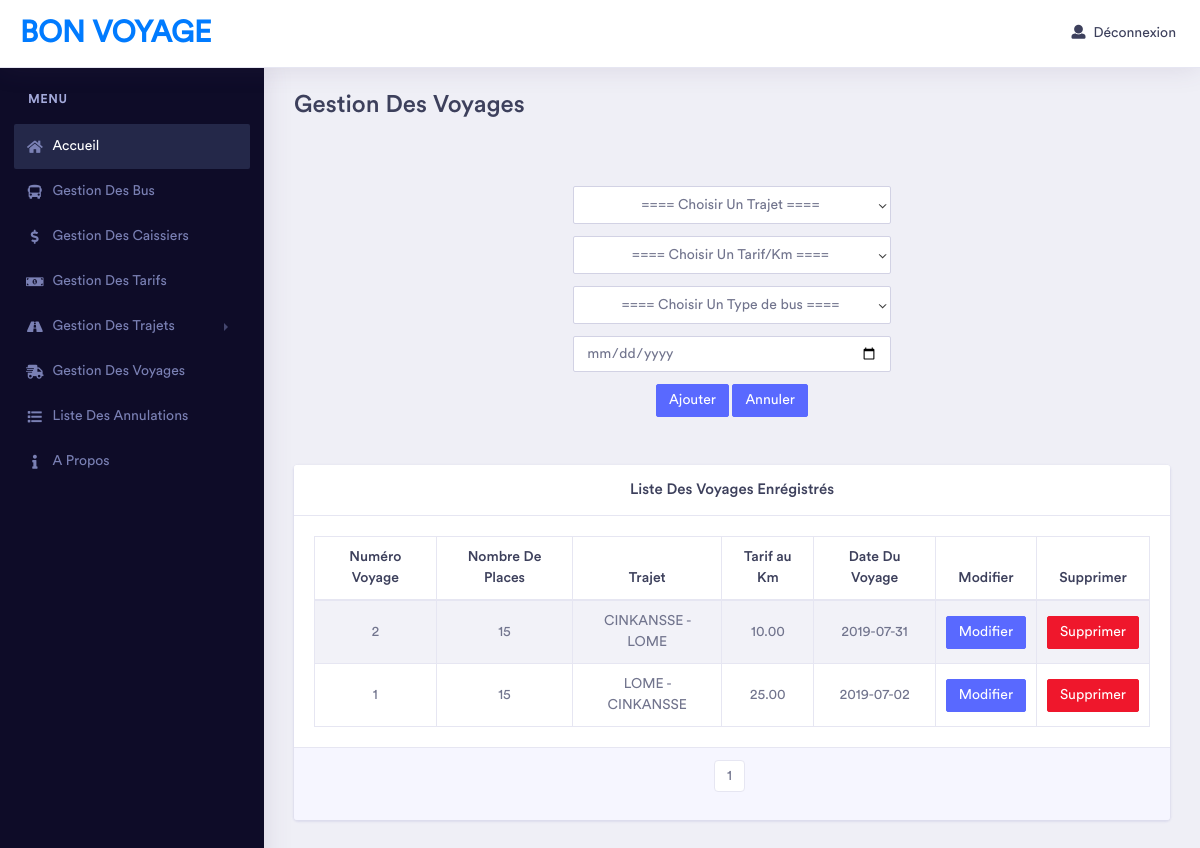
The app's page /admin/pages/gestionVoyages.php with its own data.
### tables this page shows
CREATE TABLE `voyages` (
  `numVoyage` int(11) NOT NULL,
  `nbPlacesDispo` int(11) DEFAULT NULL,
  `dateVoyage` date DEFAULT NULL,
  `dateModifVoyage` datetime DEFAULT NULL,
  `dateCreation` datetime DEFAULT NULL,
  `statutVoyage` tinyint(1) DEFAULT '1',
  `numRes` int(11) NOT NULL,
  `numTrajet` int(11) NOT NULL,
  `numBus` int(11) NOT NULL,
  `numTarif` int(11) NOT NULL
);

CREATE TABLE `bus` (
  `numBus` int(11) NOT NULL,
  `marqueBus` varchar(30) DEFAULT NULL,
  `nbPlacesBus` int(2) DEFAULT NULL,
  `statutBus` tinyint(1) DEFAULT '1',
  `dateModifBus` datetime DEFAULT NULL
);

CREATE TABLE `trajets` (
  `numTrajet` int(11) NOT NULL,
  `libVilleDepTrajet` varchar(20) DEFAULT NULL,
  `libVilleArrTrajet` varchar(20) DEFAULT NULL,
  `distTotalTrajet` double DEFAULT NULL,
  `dateModifTrajet` datetime DEFAULT NULL,
  `statutTrajet` tinyint(1) DEFAULT '1',
  `numRes` int(11) NOT NULL
);

CREATE TABLE `tarifs` (
  `numTarif` int(11) NOT NULL,
  `valeurTarif` decimal(8,2) DEFAULT NULL,
  `numRes` int(11) NOT NULL,
  `dateCreationTarif` date DEFAULT NULL,
  `statutTarif` tinyint(1) DEFAULT '1',
  `dateModifTarif` datetime DEFAULT NULL
);

### admin/pages/gestionVoyages.php (the view, shortened to what this page needs)
<?php
    $dsn = 'mysql:dbname=bonvoyage;host=localhost';
    $user = 'root';
    $pswd = '';
    try {
        $db = new PDO($dsn, $user, $pswd);
    } catch (PDOException $e) {
        die(' Erreur : '.$e -> getMessage());
    }
    $nb_element_par_page = 4 ;
    $req = $db -> prepare("SELECT * from voyages where statutVoyage = 1");
    $req -> execute();
    $nombre_resultat_renvoye = $req -> rowCount();
    $nombre_page = ceil($nombre_resultat_renvoye / $nb_element_par_page);
    if( isset($_GET['page']) ){
       $page = $_GET['page'];
    }else{
      $page = 1;
    }
    $premier_resultat_sur_la_page=($page - 1)*$nb_element_par_page;
    $stmt ="SELECT voyages.numVoyage as a,
                   bus.nbPlacesBus as b,
                   trajets.libVilleDepTrajet as c_1,
                   trajets.libVilleArrTrajet as c_2,
                   tarifs.valeurTarif as d,
                   voyages.dateVoyage as e
            FROM voyages
            INNER JOIN bus
            ON voyages.numBus = bus.numBus
            INNER JOIN trajets
            ON voyages.numTrajet = trajets.numTrajet
            INNER JOIN tarifs
            ON voyages.numTarif = tarifs.numTarif
            WHERE voyages.statutVoyage = 1
            ORDER BY voyages.dateCreation DESC
            lIMIT $premier_resultat_sur_la_page, $nb_element_par_page";
    $req6 = $db -> prepare($stmt);
    $req6 -> execute();
?>
<!doctype html>
<html>
<head>
   <link rel="stylesheet" href="../../assets/vendor/bootstrap/css/bootstrap.min.css">
    <link href="../../assets/vendor/fonts/circular-std/style.css" rel="stylesheet">
    <link rel="stylesheet" href="../../assets/libs/css/style.css">
    <link rel="stylesheet" href="../../assets/vendor/fonts/fontawesome/css/fontawesome-all.css">
    <link rel="stylesheet" href="../../assets/vendor/charts/chartist-bundle/chartist.css">
    <link rel="stylesheet" href="../../assets/vendor/charts/morris-bundle/morris.css">
    <link rel="stylesheet" href="../../assets/vendor/fonts/material-design-iconic-font/css/materialdesignicons.min.css">
    <link rel="stylesheet" href="../../assets/vendor/charts/c3charts/c3.css">
    <link rel="stylesheet" href="../../assets/vendor/fonts/flag-icon-css/flag-icon.min.css">
</head>
<body>
    <div class="dashboard-main-wrapper">
        <div class="dashboard-header">
            <nav class="navbar navbar-expand-lg bg-white fixed-top " >
                <a class="navbar-brand" href="private.php">Bon Voyage</a>
                <div class="collapse navbar-collapse " id="navbarSupportedContent">
                    <ul class="navbar-nav ml-auto navbar-right-top">
                        <li class="nav-item dropdown nav-user">
                            <a class="dropdown-item" href="deconnexionAdmin.php"><i class="fas fa-user mr-2"></i>Déconnexion</a>
                        </li>
                    </ul>
                </div>
            </nav>
        </div>
        <div class="nav-left-sidebar sidebar-dark">
            <div class="menu-list">
                <nav class="navbar navbar-expand-lg navbar-light">
                    <div class="collapse navbar-collapse" id="navbarNav">
                        <ul class="navbar-nav flex-column">
                           <li class="nav-divider">
                                Menu
                            </li>
                            <li class="nav-item">
                                <a class="nav-link active" href="private.php"  aria-expanded="false"><i class="fa fa-fw fa-home"></i>Accueil</a>
                            </li>
                             <li class="nav-item">
                                <a class="nav-link" href="gestionBus.php"  aria-expanded="false"><i class="fa fa-fw fas fa-bus"></i>Gestion Des Bus</a>
                            </li>
                            <li class="nav-item">
                                <a class="nav-link" href="gestionCaisiers.php"  aria-expanded="false"><i class="fa fa-fw fa-dollar-sign"></i>Gestion Des Caissiers</a>
                            </li>
                             <li class="nav-item">
                                <a class="nav-link" href="gestionTarifs.php"  aria-expanded="false"><i class="fa fa-fw fa-money-bill-alt"></i>Gestion Des Tarifs</a>
                            </li>
                            <li class="nav-item">
                                <a class="nav-link" href="#" data-toggle="collapse" aria-expanded="false" data-target="#submenu-1-2" aria-controls="submenu-1-2"><i class="fa fa-fw fa-road"></i>Gestion Des Trajets</a>
                            </li>
                            <li class="nav-item">
                                <a class="nav-link" href="#"  aria-expanded="false"><i class="fa fa-fw fa-shipping-fast"></i>Gestion Des Voyages</a>
                            </li>
                            <li class="nav-item">
                                <a class="nav-link" href="listeAnnulation.php"  aria-expanded="false"><i class="fa fa-fw fa-list"></i>Liste Des Annulations</a>
                            </li>
                            <li class="nav-item">
                                <a class="nav-link" href="apropos.php"  aria-expanded="false"><i class="fa fa-fw fa-info"></i>A Propos</a>
                            </li>
                        </ul>
                    </div>
                </nav>
            </div>
        </div>
        <div class="dashboard-wrapper">
                <div class="container-fluid dashboard-content ">
                     <div class="row">
                        <div class="col-xl-12 col-lg-12 col-md-12 col-sm-12 col-12">
                            <div class="page-header">
                                <h2 class="pageheader-title">Gestion Des Voyages</h2>
                            </div>
                        </div>
                    </div>
                    <div class="row justify-content-md-center" style="margin: 2%;">
                         <div class="col-12 text-center">
                        </div>
                    </div>
                    <div class="row justify-content-md-center">
                        <div class="col-5">
                            <form action="traitVoyage.php" method="POST" id="formVoyage">
                                <div class="form-group">
                                    <div class="col-sm-12">
                                         <select name="valeurTRV" id="valeurTRV" class="form-control">
                                            <option value="0" class="d-none" >==== Choisir Un Trajet ====</option>
                                        </select>
                                    </div>
                                </div>
                                <div class="form-group">
                                    <div class="col-sm-12">
                                         <select name="valeurTA" id="valeurTA" class="form-control">
                                            <option value="0" class="d-none" >==== Choisir Un Tarif/Km ====</option>
                                        </select>
                                    </div>
                                </div>
                                <div class="form-group">
                                    <div class="col-sm-12">
                                         <select name="valeurBV" id="valeurBV" class="form-control">
                                            <option value="0" class="d-none" >==== Choisir Un Type de bus ====</option>
                                        </select>
                                    </div>
                                </div>
                                <div class="form-group">
                                     <div class="col-sm-12">
                                        <input type="date" required="" id="valeurDV" name="valeurDV" class="form-control" data-toggle="tooltip" data-placement="right" title="Entrez ou choisissez La Date Du Voyage" value="<?php if(isset($_SESSION['UnumDate'])){echo $_SESSION['UnumDate'];unset($_SESSION['UnumDate']);}?>">
                                    </div>
                                </div>
                                <div class="form-group text-center">
                                  <input  class="btn btn-primary btn-sm " type="submit" value="<?php if(isset($_SESSION['UnumVoyage'])){echo"Modifier";}else{echo"Ajouter";}unset($_SESSION['UnumVoyage']);?>">
                                  <input  class="btn btn-primary btn-sm " type="reset" id="formVoyageReset" value="Annuler">
                               </div>
                            </form>
                        </div>
                    </div>
                     <div class="row justify-content-md-center" style="margin:2%;">
                                <div class="col-12 text-center">
                                </div>
                            </div>
                    <div class="row justify-content-md-center">
                         <div class="col-12">
                             <div class="card text-center">
                                <h5 class="card-header" style="text-align: center;">Liste Des Voyages Enrégistrés</h5>
                                <div class="card-body">
                                    <div class="table-responsive">
                                        <table class="table table-striped table-bordered first">
                                            <thead>
                                                <tr>
                                                    <th>Numéro Voyage</th>
                                                    <th>Nombre De Places</th>
                                                    <th>Trajet</th>
                                                    <th>Tarif au Km</th>
                                                    <th>Date Du Voyage</th>
                                                    <th>Modifier</th>
                                                    <th>Supprimer</th>
                                                </tr>
                                            </thead>
                                            <tbody>
                                              <?php while( $row6 = $req6 -> fetch()):?>
                                                <tr>
                                                    <td><?php echo $row6['a'];?></td>
                                                    <td><?php echo $row6['b'];?></td>
                                                    <td><?php echo $row6['c_1'].' - '.$row6['c_2'];?></td>
                                                    <td><?php echo $row6['d'];?></td>
                                                    <td><?php echo $row6['e'];?></td>
                                                     <td><a href="traitVoyage.php?idUpdateVoyage=<?php echo $row6['a'];?>" class="btn btn-primary btn-sm">Modifier</a></td>
                                                    <td><a href="traitVoyage.php?idSupprimerVoyage=<?php echo $row6['a'];?>" class="btn btn-danger btn-sm">Supprimer</a></td>
                                                </tr>
                                               <?php endwhile;?>
                                            </tbody>
                                        </table>
                                    </div>
                                </div>
                                <div class="card-footer" >
                                    <nav class="d-flex">
                                        <ul class="pagination mx-auto">
                                          <?php for( $page=1; $page <= $nombre_page; $page++) :?>
                         <li class="page-item"><a class="page-link" href="gestionVoyages.php?page=<?php echo$page;?>"><?php echo $page?></a></li>
                                           <?php endfor;?>
                                        </ul>
                                    </nav>
                                </div>
                            </div>
                         </div>
                    </div>
                </div>
            </div>
</body>
</html>

### admin/pages/gestionVoyages.php (style rules this page uses)
select { text-align-last: center; }

### records on screen
voyages: numVoyage "2", numBus.nbPlacesBus "15", numTrajet.libVilleDepTrajet "CINKANSSE", numTrajet.libVilleArrTrajet "LOME", numTarif.valeurTarif "10.00", dateVoyage "2019-07-31"
voyages: numVoyage "1", numBus.nbPlacesBus "15", numTrajet.libVilleDepTrajet "LOME", numTrajet.libVilleArrTrajet "CINKANSSE", numTarif.valeurTarif "25.00", dateVoyage "2019-07-02"
